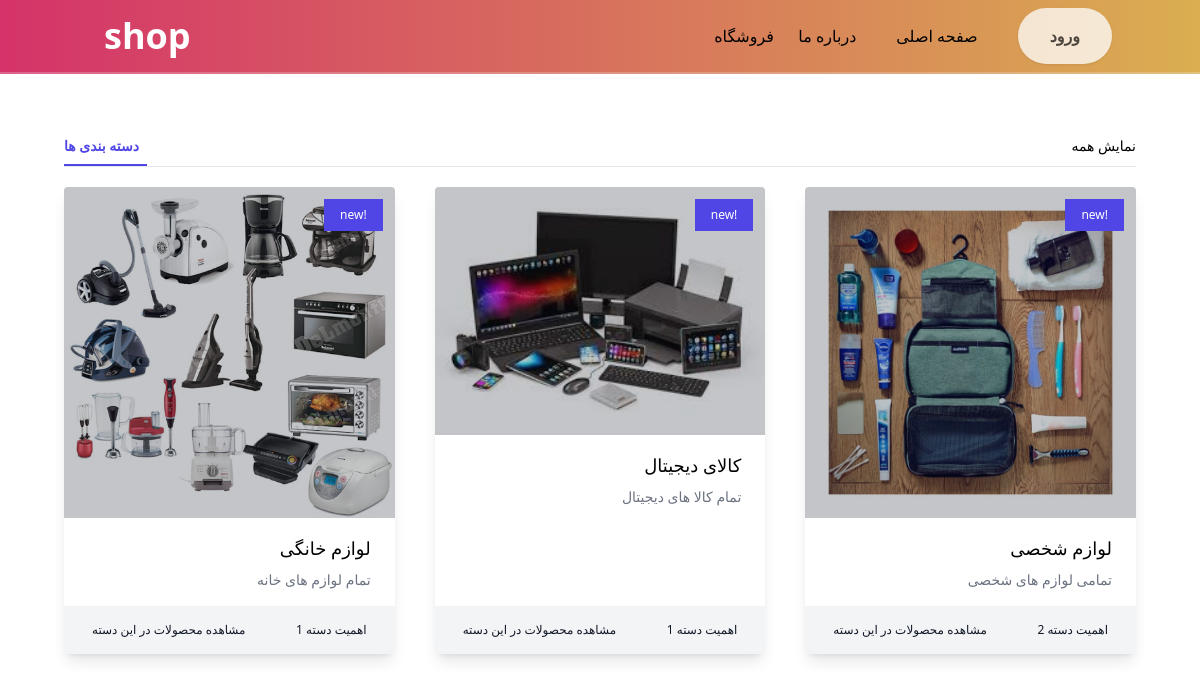
/categoryview/, run on the app's committed database.
### shop/models.py (models this page shows, shortened)
class Category(models.Model):
    title = models.CharField(max_length=100)
    status = models.BooleanField(default=True)
    desc = models.CharField(max_length=100)
    image = models.ImageField(upload_to='category_image/')
    position = models.IntegerField()
    class Meta:
        ordering = ['position']

### shop/views.py (the view)
# urls.py: path('categoryview/', categoryview, name="categoryview"),
def categoryview(request):
    categorys = Category.objects.all()
    context = {'categorys': categorys}
    return render(request, 'shop/categoryview.html', context)

### shop/templates/shop/categoryview.html (shortened to what this page needs)
{% include "base/style.html" %}
{% include "base/header.html" %}
<div class="max-w-screen-xl text-right mx-auto p-5 sm:p-10 md:p-16">
    <br><br><br>
    <div class="border-b mb-5 flex justify-between text-sm">
        <div class="text-indigo-600 flex items-center pb-2 pr-2 border-b-2 border-indigo-600 uppercase">
            <a href="#" class="font-semibold inline-block">دسته بندی ها</a>
        </div>
        <a href="#">نمایش همه</a>
    </div>
    <div class="grid grid-cols-1 sm:grid-cols-2 md:grid-cols-3 gap-10">
        {% if categorys %}
            {% for categorys in categorys %}
        <div class="rounded overflow-hidden shadow-lg flex flex-col">
            <div class="relative"><a href="#">
                    <img class="w-full"
                        src="{{ categorys.image.url }}"
                        alt="پیدا نشد">
                    <div
                        class="hover:bg-transparent transition duration-300 absolute bottom-0 top-0 right-0 left-0 bg-gray-900 opacity-25">
                    </div>
                </a>
                <a href="#!">
                    <div
                        class="text-xs absolute top-0 right-0 bg-indigo-600 px-4 py-2 text-white mt-3 mr-3 hover:bg-white hover:text-indigo-600 transition duration-500 ease-in-out">
                        new!
                    </div>
                </a>
            </div>
            <div class="px-6 py-4 mb-auto">
                <a href="#"
                    class="font-medium text-lg inline-block hover:text-indigo-600 transition duration-500 ease-in-out inline-block mb-2">
                    {{ categorys.title }}</a>
                <p class="text-gray-500 text-sm">
                {{ categorys.desc }}
                </p>
            </div>
            <div class="px-6 py-3 flex flex-row items-center justify-between bg-gray-100">
                <span href="#" class="py-1 text-xs font-regular text-gray-900 mr-1 flex flex-row items-center">
                    <span class="ml-1">مشاهده محصولات در این دسته</span>
                </span>
                <span href="#" class="py-1 text-xs font-regular text-gray-900 mr-1 flex flex-row items-center">
                    <span class="ml-1">اهمیت دسته {{ categorys.position }}</span>
                </span>
            </div>
        </div>
            {% endfor %}
        {% endif %}
    </div>
</div>

### data on the page
Category: image (picture), title "لوازم خانگی", desc "تمام لوازم های خانه", position "1"
Category: image (picture), title "کالای دیجیتال", desc "تمام کالا های دیجیتال", position "1"
Category: image (picture), title "لوازم شخصی", desc "تمامی لوازم های شخصی", position "2"
